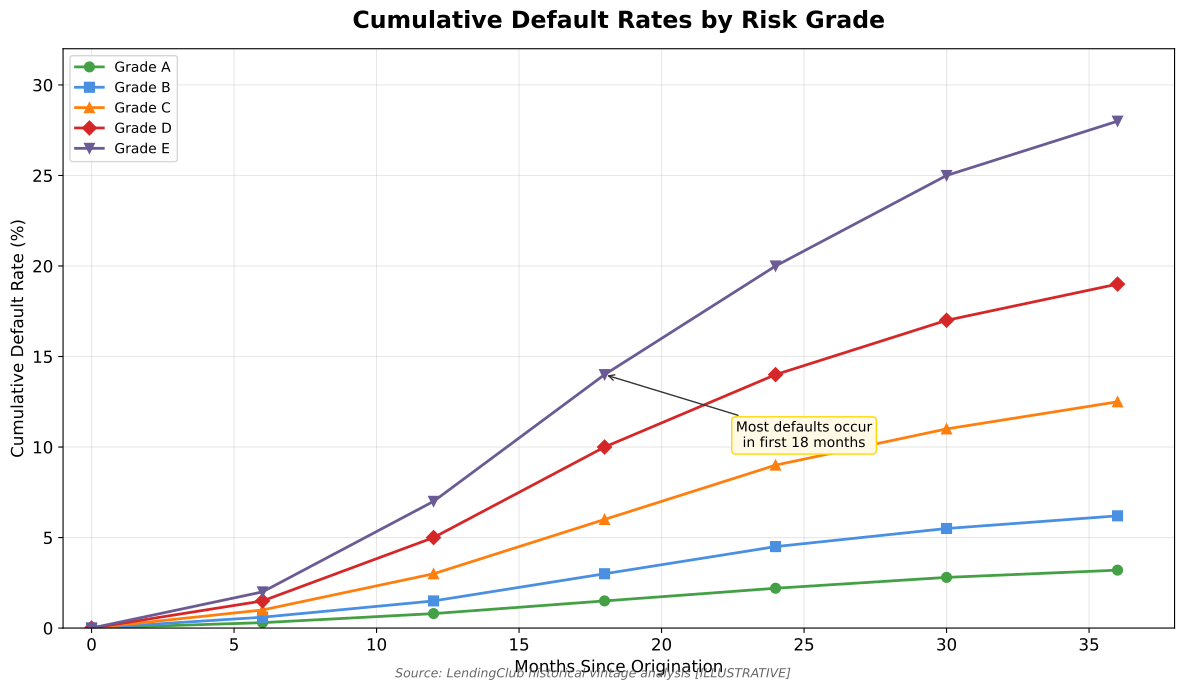

Reproduce this figure in Python.
"""
Default Rates by Grade
Shows cumulative default rates by risk grade over time

Output: default_rate_by_grade.pdf
Module: module_01_fintech
Lesson: 7 - P2P Lending
"""

from pathlib import Path
import matplotlib.pyplot as plt
import numpy as np

CHART_METADATA = {
    'title': 'Default Rates by Grade',
    'module': 'module_01_fintech',
    'lesson': 7,
    'url': 'https://github.com/Digital-AI-Finance/digital-finance/tree/main/module_01_fintech/figures/default_rate_by_grade'
}

plt.rcParams.update({
    'font.size': 12,
    'axes.labelsize': 12,
})

def create_chart():
    """Create default rate by grade chart"""
    fig, ax = plt.subplots(figsize=(12, 7))

    # Months since origination
    months = np.array([0, 6, 12, 18, 24, 30, 36])

    # Cumulative default rates by grade (typical 3-year loan)
    grade_a = [0, 0.3, 0.8, 1.5, 2.2, 2.8, 3.2]
    grade_b = [0, 0.6, 1.5, 3.0, 4.5, 5.5, 6.2]
    grade_c = [0, 1.0, 3.0, 6.0, 9.0, 11.0, 12.5]
    grade_d = [0, 1.5, 5.0, 10.0, 14.0, 17.0, 19.0]
    grade_e = [0, 2.0, 7.0, 14.0, 20.0, 25.0, 28.0]

    ax.plot(months, grade_a, 'o-', label='Grade A', color='#44A044', lw=2, markersize=7)
    ax.plot(months, grade_b, 's-', label='Grade B', color='#4A90E2', lw=2, markersize=7)
    ax.plot(months, grade_c, '^-', label='Grade C', color='#FF7F0E', lw=2, markersize=7)
    ax.plot(months, grade_d, 'D-', label='Grade D', color='#D62728', lw=2, markersize=7)
    ax.plot(months, grade_e, 'v-', label='Grade E', color='#6B5B95', lw=2, markersize=7)

    ax.set_xlabel('Months Since Origination', fontsize=12)
    ax.set_ylabel('Cumulative Default Rate (%)', fontsize=12)
    ax.set_title('Cumulative Default Rates by Risk Grade', fontsize=17, fontweight='bold', pad=15)

    ax.legend(loc='upper left', fontsize=10)
    ax.set_xlim(-1, 38)
    ax.set_ylim(0, 32)

    ax.yaxis.grid(True, alpha=0.3)
    ax.xaxis.grid(True, alpha=0.3)
    ax.set_axisbelow(True)

    # Annotation
    ax.annotate('Most defaults occur\nin first 18 months', xy=(18, 14), xytext=(25, 10),
               fontsize=10, ha='center',
               arrowprops=dict(arrowstyle='->', color='#333333'),
               bbox=dict(boxstyle='round', facecolor='#FFF9E6', edgecolor='#FFD700'))

    # Source
    fig.text(0.5, 0.02, 'Source: LendingClub historical vintage analysis [ILLUSTRATIVE]',
            fontsize=9, ha='center', style='italic', color='#666666')

    plt.tight_layout()

    output_path = Path(__file__).parent / 'default_rate_by_grade.pdf'
    plt.savefig(output_path, format='pdf', dpi=300, bbox_inches='tight')
    plt.close()
    print(f"Chart saved to: {output_path}")
    return output_path

if __name__ == '__main__':
    create_chart()
